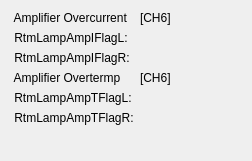
    <widget class="QWidget" name="formLayoutWidget_7">
     <property name="geometry">
      <rect>
       <x>711</x>
       <y>410</y>
       <width>252</width>
       <height>161</height>
      </rect>
     </property>
     <layout class="QFormLayout" name="formLayout_7">
      <item row="0" column="0">
       <widget class="QLabel" name="label_135">
        <property name="text">
         <string> Amplifier Overcurrent</string>
        </property>
       </widget>
      </item>
      <item row="0" column="1">
       <widget class="QLabel" name="label_162">
        <property name="text">
         <string>[CH6]</string>
        </property>
       </widget>
      </item>
      <item row="1" column="0">
       <widget class="QLabel" name="label_136">
        <property name="text">
         <string> RtmLampAmpIFlagL:</string>
        </property>
       </widget>
      </item>
      <item row="1" column="1">
       <widget class="PyDMLabel" name="PyDMLabel_121">
        <property name="toolTip">
         <string/>
        </property>
        <property name="channel" stdset="0">
         <string>XX-99SL07:DI-FOFBCtrl:RtmLampAmpIFlagLCH6-RB</string>
        </property>
       </widget>
      </item>
      <item row="2" column="0">
       <widget class="QLabel" name="label_137">
        <property name="text">
         <string> RtmLampAmpIFlagR:</string>
        </property>
       </widget>
      </item>
      <item row="2" column="1">
       <widget class="PyDMLabel" name="PyDMLabel_122">
        <property name="toolTip">
         <string/>
        </property>
        <property name="channel" stdset="0">
         <string>XX-99SL07:DI-FOFBCtrl:RtmLampAmpIFlagRCH6-RB</string>
        </property>
       </widget>
      </item>
      <item row="3" column="0">
       <widget class="QLabel" name="label_139">
        <property name="text">
         <string> Amplifier Overtermp</string>
        </property>
       </widget>
      </item>
      <item row="3" column="1">
       <widget class="QLabel" name="label_161">
        <property name="text">
         <string>[CH6]</string>
        </property>
       </widget>
      </item>
      <item row="4" column="0">
       <widget class="QLabel" name="label_140">
        <property name="text">
         <string> RtmLampAmpTFlagL:</string>
        </property>
       </widget>
      </item>
      <item row="4" column="1">
       <widget class="PyDMLabel" name="PyDMLabel_123">
        <property name="toolTip">
         <string/>
        </property>
        <property name="channel" stdset="0">
         <string>XX-99SL07:DI-FOFBCtrl:RtmLampAmpTFlagLCH6-RB</string>
        </property>
       </widget>
      </item>
      <item row="5" column="0">
       <widget class="QLabel" name="label_141">
        <property name="text">
         <string> RtmLampAmpTFlagR:</string>
        </property>
       </widget>
      </item>
      <item row="5" column="1">
       <widget class="PyDMLabel" name="PyDMLabel_124">
        <property name="toolTip">
         <string/>
        </property>
        <property name="channel" stdset="0">
         <string>XX-99SL07:DI-FOFBCtrl:RtmLampAmpTFlagRCH6-RB</string>
        </property>
       </widget>
      </item>
     </layout>
    </widget>
